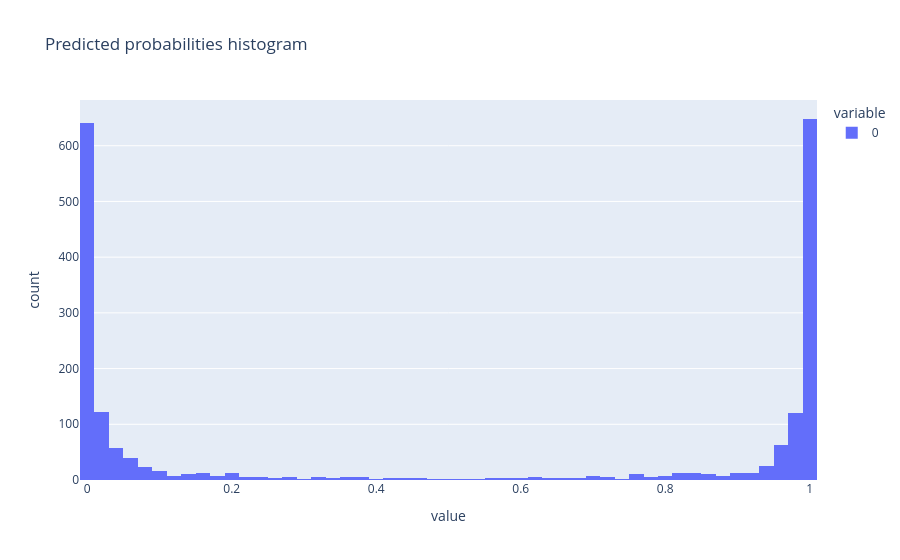

Notebook code cell kept with this figure:
### Code cell
import plotly.express as px
px.histogram(probs, nbins=50, title="Predicted probabilities histogram").show()

### Figure 1 — Plotly figure (JSON) as saved in the notebook; plotly's stock layout.template omitted (floating-point values rounded to 4 significant figures; data arrays with more than 128 entries replaced by an {"elided": "..."} marker saying what was removed)
{"data": [{"bingroup": "x", "hovertemplate": "variable=0<br>value=%{x}<br>count=%{y}<extra></extra>", "legendgroup": "0", "marker": {"color": "#636efa", "pattern": {"shape": ""}}, "name": "0", "nbinsx": 50, "orientation": "v", "showlegend": true, "type": "histogram", "x": {"elided": "2000 float values"}, "xaxis": "x", "yaxis": "y"}], "layout": {"barmode": "relative", "legend": {"title": {"text": "variable"}, "tracegroupgap": 0}, "title": {"text": "Predicted probabilities histogram"}, "xaxis": {"anchor": "y", "domain": [0, 1], "title": {"text": "value"}}, "yaxis": {"anchor": "x", "domain": [0, 1], "title": {"text": "count"}}}}
